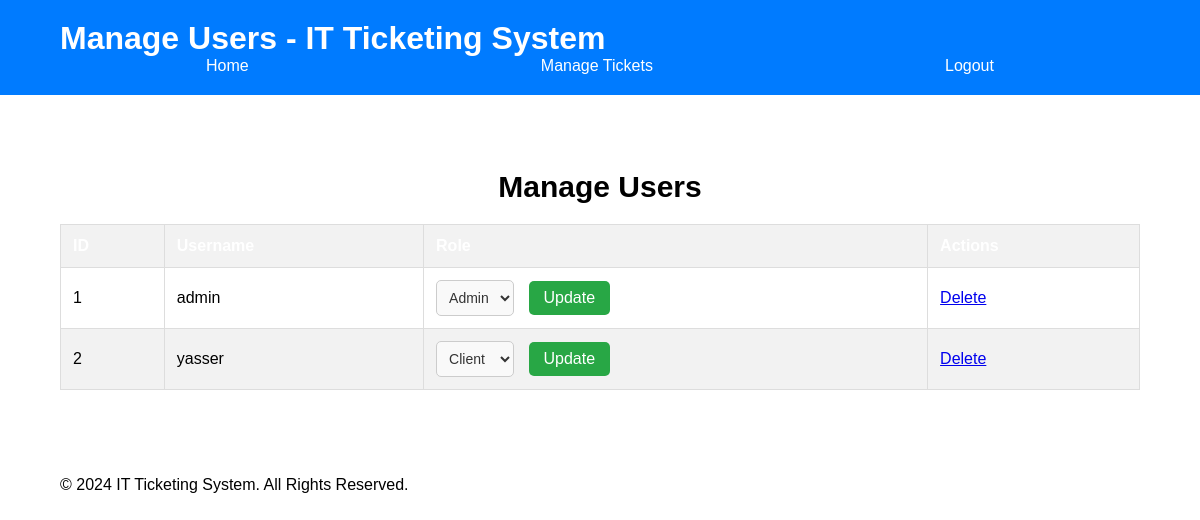
/manage_users.php (signed in), run on an earlier commit of the app's database.
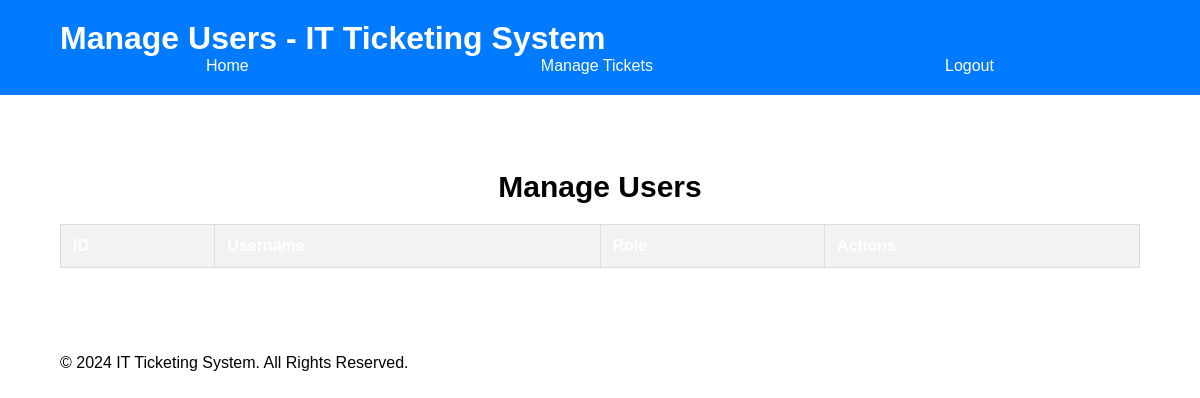
And on a later commit of the database.
### tables this page shows
CREATE TABLE IF NOT EXISTS `users` (
  `id` int(11) NOT NULL AUTO_INCREMENT,
  `user` varchar(100) NOT NULL,
  `password` varchar(255) NOT NULL,
  `email` varchar(255) DEFAULT NULL,
  `role` enum('admin','client') NOT NULL DEFAULT 'client',
  `created_at` timestamp NOT NULL DEFAULT CURRENT_TIMESTAMP,
  PRIMARY KEY (`id`),
  UNIQUE KEY `user` (`user`)
);

### manage_users.php (the view, shortened to what this page needs)
<?php
$conn = mysqli_connect($db_server, $db_user, $db_pass, $db_name);
$sql = "SELECT id, user, role FROM users";
$result = mysqli_query($conn, $sql);
?>
<!DOCTYPE html>
<html lang="en">
<head>
    <link rel="stylesheet" href="assets/css/admin.css">
</head>
<body>
    <header>
        <div class="container">
            <h1>Manage Users - IT Ticketing System</h1>
            <nav>
                <ul>
                    <li><a href="homepage.php">Home</a></li>
                    <li><a href="admin.php">Manage Tickets</a></li>
                    <li><a href="login.php">Logout</a></li>
                </ul>
            </nav>
        </div>
    </header>
    <main>
        <section class="admin-section">
            <div class="container">
                <h2>Manage Users</h2>
                <table>
                    <thead>
                        <tr>
                            <th>ID</th>
                            <th>Username</th>
                            <th>Role</th>
                            <th>Actions</th>
                        </tr>
                    </thead>
                    <tbody>
                    <?php
                    if ($result) {
                        while ($row = mysqli_fetch_assoc($result)) {
                            echo "<tr>
                                    <td>{$row['id']}</td>
                                    <td>{$row['user']}</td>
                                    <td>
                                        <form action='' method='post' style='display:inline;' class='update-role-form'>
                                            <input type='hidden' name='user_id' value='{$row['id']}'>
                                            <select name='role'>
                                                <option value='admin' " . ($row['role'] == 'admin' ? 'selected' : '') . ">Admin</option>
                                                <option value='client' " . ($row['role'] == 'client' ? 'selected' : '') . ">Client</option>
                                            </select>
                                            <button type='submit'>Update</button>
                                        </form>
                                    </td>
                                    <td><a href='?delete_user_id={$row['id']}' class='delete-user'>Delete</a></td>
                                  </tr>";
                        }
                    } else {
                        echo "Error fetching users: " . mysqli_error($conn);
                    }
                    ?>
                    </tbody>
                </table>
            </div>
        </section>
    </main>
    <footer>
        <div class="container">
            <p>&copy; 2024 IT Ticketing System. All Rights Reserved.</p>
        </div>
    </footer>
</body>
</html>

### assets/css/admin.css (style rules this page uses)
body { font-family: Arial, sans-serif; margin: 0; padding: 0; box-sizing: border-box; }
.container { width: 90%; margin: 0 auto; }
header { background-color: #007bff; color: white; padding: 20px 0; }
header h1 { margin: 0; }
nav ul { list-style: none; margin: 0; padding: 0; display: flex; justify-content: space-around; }
nav ul li { display: inline; }
nav ul li a { color: white; text-decoration: none; padding: 10px; transition: background-color 0.3s ease; }
.admin-section { padding: 50px 0; text-align: center; }
.admin-section h2 { margin-bottom: 20px; font-size: 30px; }
table { width: 100%; border-collapse: collapse; margin: 20px 0; }
table th, table td { border: 1px solid #ddd; padding: 10px; text-align: left; }
table th { background-color: #007bff; color: white; }
table { width: 100%; border-collapse: collapse; margin-top: 20px; }
table th, table td { padding: 12px; text-align: left; border-bottom: 1px solid #ddd; }
table th { background-color: #f2f2f2; font-weight: bold; }
table tr:nth-child(even) { background-color: #f2f2f2; }
button[type="submit"] { background-color: #007bff; color: white; padding: 10px 15px; border: none; border-radius: 5px; cursor: pointer; font-size: 16px; transition: background-color 0.3s ease; }
table td form { display: flex; align-items: center; }
select[name="role"] { padding: 8px; font-size: 14px; border-radius: 5px; border: 1px solid #ccc; background-color: #f9f9f9; color: #333; transition: border-color 0.3s ease; cursor: pointer; }
button[type="submit"] { padding: 8px 15px; background-color: #28a745; color: white; border: none; border-radius: 5px; cursor: pointer; transition: background-color 0.3s ease; }
form { display: flex; align-items: center; gap: 10px; }
form button { margin-left: 10px; }

What changed in the data, as far as the page shows it:
removed users: id "1", user "admin", role "Admin"
removed users: id "2", user "yasser", role "Client"
